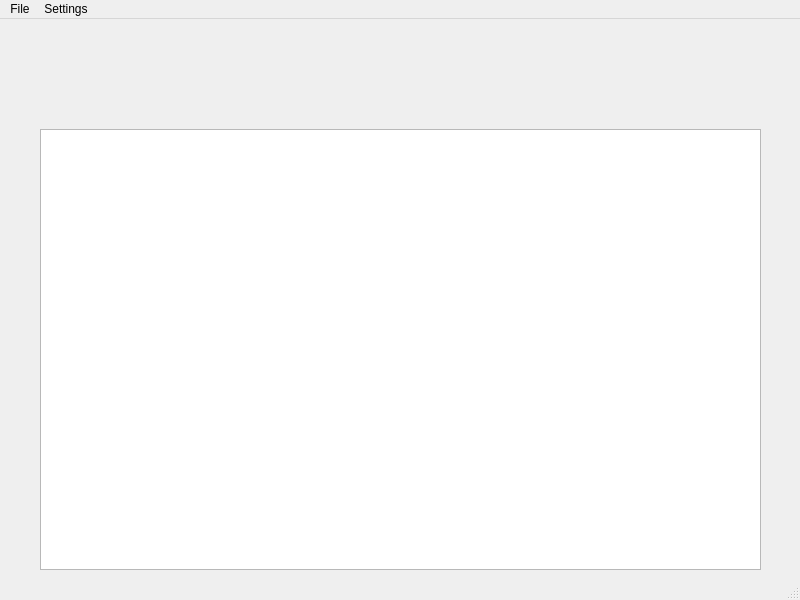
<?xml version="1.0" encoding="UTF-8"?>
<ui version="4.0">
 <class>ProjectWindow</class>
 <widget class="QMainWindow" name="ProjectWindow">
  <property name="geometry">
   <rect>
    <x>0</x>
    <y>0</y>
    <width>800</width>
    <height>600</height>
   </rect>
  </property>
  <property name="windowTitle">
   <string>MyProject</string>
  </property>
  <widget class="QWidget" name="centralwidget">
   <widget class="QTreeView" name="ProjectsTreeView">
    <property name="geometry">
     <rect>
      <x>40</x>
      <y>110</y>
      <width>721</width>
      <height>441</height>
     </rect>
    </property>
   </widget>
  </widget>
  <widget class="QMenuBar" name="menubar">
   <property name="geometry">
    <rect>
     <x>0</x>
     <y>0</y>
     <width>800</width>
     <height>21</height>
    </rect>
   </property>
   <widget class="QMenu" name="menuFile">
    <property name="title">
     <string>File</string>
    </property>
    <addaction name="actionNew"/>
    <addaction name="actionOpen"/>
    <addaction name="actionSave"/>
    <addaction name="actionRemove"/>
   </widget>
   <widget class="QMenu" name="menuSettings">
    <property name="title">
     <string>Settings</string>
    </property>
    <addaction name="actionPreferences"/>
   </widget>
   <addaction name="menuFile"/>
   <addaction name="menuSettings"/>
  </widget>
  <widget class="QStatusBar" name="statusbar"/>
  <action name="actionNew">
   <property name="text">
    <string>New</string>
   </property>
  </action>
  <action name="actionOpen">
   <property name="text">
    <string>Open</string>
   </property>
  </action>
  <action name="actionSave">
   <property name="text">
    <string>Save</string>
   </property>
  </action>
  <action name="actionRemove">
   <property name="text">
    <string>Remove</string>
   </property>
  </action>
  <action name="actionPreferences">
   <property name="text">
    <string>Preferences</string>
   </property>
  </action>
 </widget>
 <resources/>
 <connections/>
</ui>
